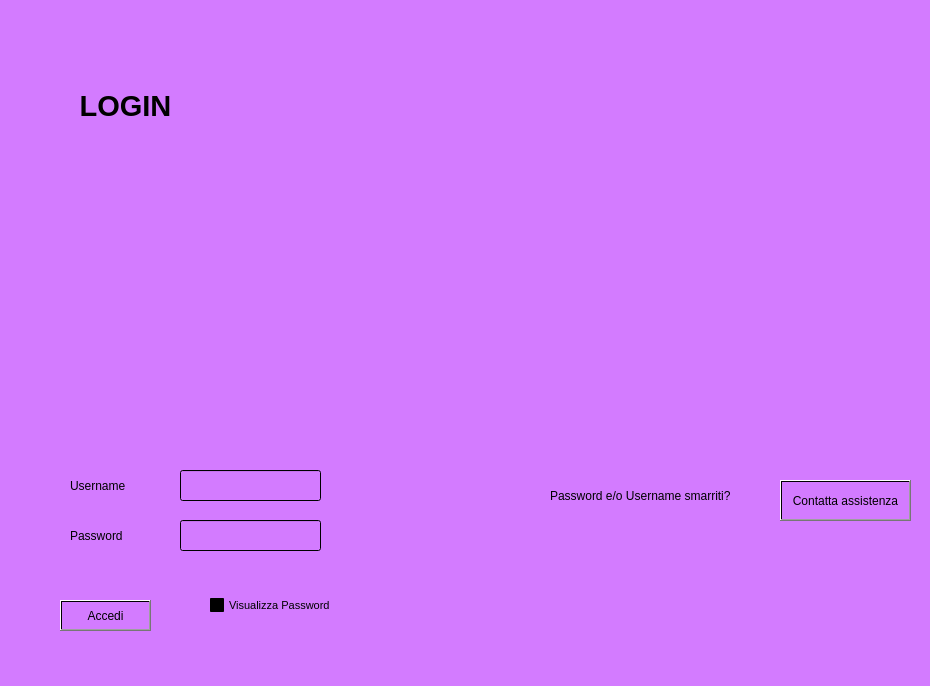
<?xml version="1.0" encoding="UTF-8"?>
<ui version="4.0">
 <class>Login</class>
 <widget class="QDialog" name="Login">
  <property name="geometry">
   <rect>
    <x>0</x>
    <y>0</y>
    <width>930</width>
    <height>686</height>
   </rect>
  </property>
  <property name="windowTitle">
   <string>Dialog</string>
  </property>
  <widget class="QFrame" name="frame">
   <property name="geometry">
    <rect>
     <x>-20</x>
     <y>-20</y>
     <width>1331</width>
     <height>931</height>
    </rect>
   </property>
   <property name="cursor">
    <cursorShape>PointingHandCursor</cursorShape>
   </property>
   <property name="styleSheet">
    <string notr="true">background-image: url(:/no/logofarmacia.PNG);
background-color: qlineargradient(spread:pad, x1:0, y1:0, x2:1, y2:0, stop:1 rgba(211, 123, 255, 255));</string>
   </property>
   <property name="frameShape">
    <enum>QFrame::StyledPanel</enum>
   </property>
   <property name="frameShadow">
    <enum>QFrame::Raised</enum>
   </property>
   <widget class="QLabel" name="label">
    <property name="geometry">
     <rect>
      <x>20</x>
      <y>100</y>
      <width>251</width>
      <height>51</height>
     </rect>
    </property>
    <property name="font">
     <font>
      <pointsize>22</pointsize>
      <weight>75</weight>
      <bold>true</bold>
     </font>
    </property>
    <property name="layoutDirection">
     <enum>Qt::LeftToRight</enum>
    </property>
    <property name="styleSheet">
     <string notr="true"/>
    </property>
    <property name="text">
     <string>LOGIN</string>
    </property>
    <property name="textFormat">
     <enum>Qt::AutoText</enum>
    </property>
    <property name="scaledContents">
     <bool>false</bool>
    </property>
    <property name="alignment">
     <set>Qt::AlignCenter</set>
    </property>
   </widget>
   <widget class="QPushButton" name="Assistenzabtn">
    <property name="geometry">
     <rect>
      <x>800</x>
      <y>500</y>
      <width>131</width>
      <height>41</height>
     </rect>
    </property>
    <property name="cursor">
     <cursorShape>PointingHandCursor</cursorShape>
    </property>
    <property name="text">
     <string>Contatta assistenza</string>
    </property>
   </widget>
   <widget class="QLabel" name="label_4">
    <property name="geometry">
     <rect>
      <x>570</x>
      <y>500</y>
      <width>221</width>
      <height>31</height>
     </rect>
    </property>
    <property name="font">
     <font>
      <pointsize>9</pointsize>
     </font>
    </property>
    <property name="text">
     <string>Password e/o Username smarriti?</string>
    </property>
   </widget>
   <widget class="QPushButton" name="pushButton">
    <property name="geometry">
     <rect>
      <x>80</x>
      <y>620</y>
      <width>91</width>
      <height>31</height>
     </rect>
    </property>
    <property name="cursor">
     <cursorShape>PointingHandCursor</cursorShape>
    </property>
    <property name="text">
     <string>Accedi</string>
    </property>
   </widget>
   <widget class="QCheckBox" name="visualizzapwbtn">
    <property name="geometry">
     <rect>
      <x>230</x>
      <y>610</y>
      <width>141</width>
      <height>31</height>
     </rect>
    </property>
    <property name="font">
     <font>
      <pointsize>8</pointsize>
     </font>
    </property>
    <property name="cursor">
     <cursorShape>PointingHandCursor</cursorShape>
    </property>
    <property name="text">
     <string>Visualizza Password</string>
    </property>
   </widget>
   <widget class="QLineEdit" name="Username">
    <property name="geometry">
     <rect>
      <x>200</x>
      <y>490</y>
      <width>141</width>
      <height>31</height>
     </rect>
    </property>
    <property name="font">
     <font>
      <pointsize>9</pointsize>
     </font>
    </property>
   </widget>
   <widget class="QLabel" name="label_2">
    <property name="geometry">
     <rect>
      <x>90</x>
      <y>490</y>
      <width>81</width>
      <height>31</height>
     </rect>
    </property>
    <property name="font">
     <font>
      <pointsize>9</pointsize>
     </font>
    </property>
    <property name="styleSheet">
     <string notr="true"/>
    </property>
    <property name="text">
     <string>Username</string>
    </property>
   </widget>
   <widget class="QLabel" name="label_3">
    <property name="geometry">
     <rect>
      <x>90</x>
      <y>540</y>
      <width>81</width>
      <height>31</height>
     </rect>
    </property>
    <property name="font">
     <font>
      <pointsize>9</pointsize>
     </font>
    </property>
    <property name="text">
     <string>Password</string>
    </property>
   </widget>
   <widget class="QLineEdit" name="Password">
    <property name="geometry">
     <rect>
      <x>200</x>
      <y>540</y>
      <width>141</width>
      <height>31</height>
     </rect>
    </property>
    <property name="font">
     <font>
      <pointsize>9</pointsize>
     </font>
    </property>
    <property name="accessibleName">
     <string notr="true"/>
    </property>
   </widget>
   <widget class="QLabel" name="ErrorMessage">
    <property name="geometry">
     <rect>
      <x>570</x>
      <y>120</y>
      <width>351</width>
      <height>81</height>
     </rect>
    </property>
    <property name="font">
     <font>
      <pointsize>10</pointsize>
      <weight>75</weight>
      <bold>true</bold>
     </font>
    </property>
    <property name="styleSheet">
     <string notr="true">backgroundcolor:trasparent</string>
    </property>
    <property name="text">
     <string/>
    </property>
   </widget>
  </widget>
 </widget>
 <resources>
  <include location="../resource.qrc"/>
 </resources>
 <connections/>
</ui>
